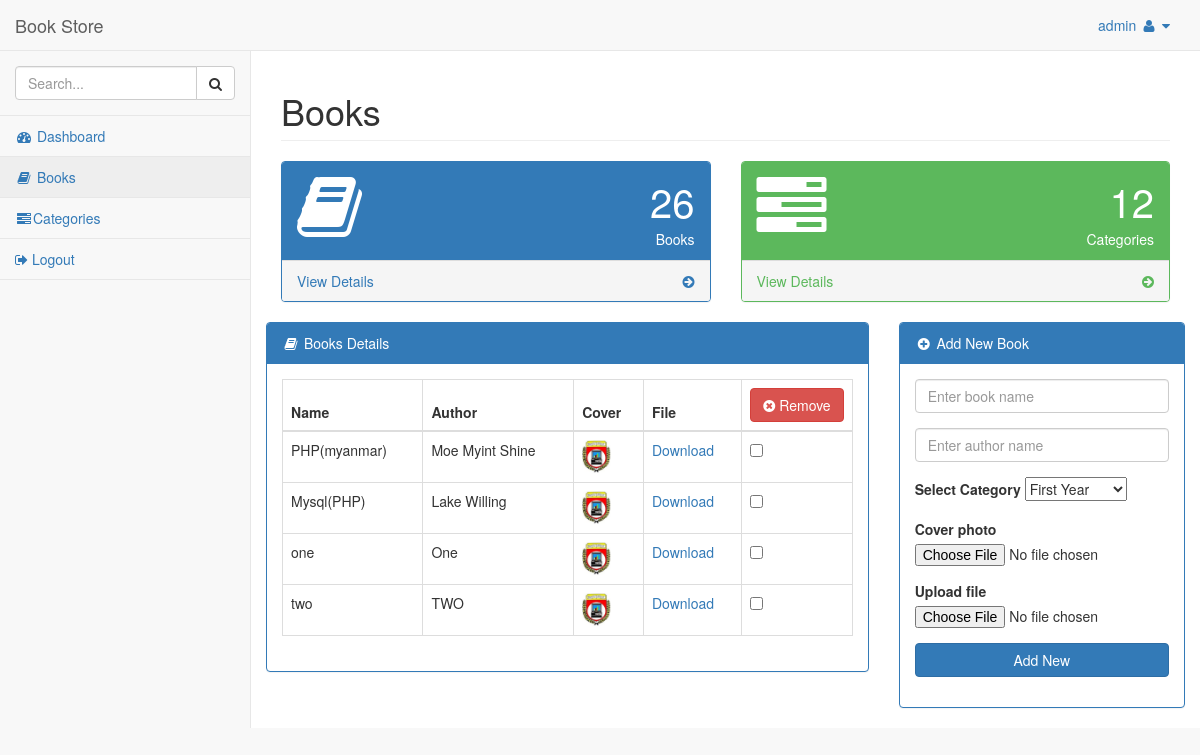
Page /template/book.php (signed in) on the committed database.
### tables this page shows
CREATE TABLE `Books` (
  `id` int(11) NOT NULL,
  `bookName` varchar(255) NOT NULL,
  `authorName` varchar(255) NOT NULL,
  `bookCover` varchar(255) NOT NULL,
  `bookFile` varchar(255) NOT NULL,
  `cat_Id` int(11) NOT NULL,
  `created_date` datetime NOT NULL
);

### config.php (called while the page is built, shortened)
<?php
    class BookstoreUser{
        public function __construct()
        {
            try{
                $this->db=new PDO('mysql:host=localhost;dbname=Bookstore','root','root');
            }catch (PDOException $e){
                die($e);
            }
        }
        public function showCatId(){
          return   $this->db->query("SELECT * FROM catagory");
        }
        public function showBooks(){
            $res=$this->db->query("SELECT * FROM Books");
            return $res;
        }
    }
?>

### template/book.php (the view, shortened to what this page needs)
<?php
include ("../config.php")?>
<!DOCTYPE html>
<html lang="en">
<head>
    <link href="vendor/bootstrap/css/bootstrap.min.css" rel="stylesheet">
    <link href="vendor/metisMenu/metisMenu.min.css" rel="stylesheet">
    <link href="css/sb-admin-2.css" rel="stylesheet">
    <link href="vendor/morrisjs/morris.css" rel="stylesheet">
    <link href="vendor/font-awesome/css/font-awesome.min.css" rel="stylesheet" type="text/css">
</head>
<body>
<div id="wrapper">
    <nav class="navbar navbar-default navbar-static-top" role="navigation" style="margin-bottom: 0">
        <div class="navbar-header">
            <a class="navbar-brand" href="/">Book Store</a>
        </div>
        <ul class="nav navbar-top-links navbar-right">
            <li class="dropdown">
                <a class="dropdown-toggle" data-toggle="dropdown" href="#">
                    <?php
                    echo $_SESSION['login']?>
                    <i class="fa fa-user fa-fw"></i> <i class="fa fa-caret-down"></i>
                </a>
            </li>
        </ul>
        <div class="navbar-default sidebar" role="navigation">
            <div class="sidebar-nav navbar-collapse">
                <ul class="nav" id="side-menu">
                    <li class="sidebar-search">
                        <div class="input-group custom-search-form">
                            <input type="text" class="form-control" placeholder="Search...">
                            <span class="input-group-btn">
                                <button class="btn btn-default" type="button">
                                    <i class="fa fa-search"></i>
                                </button>
                            </span>
                        </div>
                    </li>
                    <li>
                        <a href="dashboard.php"><i class="fa fa-dashboard fa-fw"></i> Dashboard</a>
                    </li>
                    <li>
                        <a href="book.php"><i class="fa fa-book fa-fw"></i> Books</a>
                    </li>
                    <li>
                        <a href="category.php"><i class="fa fa-tasks fa-fw"></i>Categories</a>
                    </li>
                    <li>
                        <a href="#"><i class="fa fa-sign-out"></i> Logout</a>
                    </li>
                </ul>
            </div>
        </div>
    </nav>
    <div id="page-wrapper">
        <div class="row">
            <div class="col-lg-12">
                <h1 class="page-header">Books</h1>
            </div>
        </div>
        <div class="row">
            <div class="col-lg-6 col-md-6">
                <div class="panel panel-primary">
                    <div class="panel-heading">
                        <div class="row">
                            <div class="col-xs-3">
                                <i class="fa fa-book fa-5x"></i>
                            </div>
                            <div class="col-xs-9 text-right">
                                <div class="huge">26</div>
                                <div>Books</div>
                            </div>
                        </div>
                    </div>
                    <a href="book.php">
                        <div class="panel-footer">
                            <span class="pull-left">View Details</span>
                            <span class="pull-right"><i class="fa fa-arrow-circle-right"></i></span>
                            <div class="clearfix"></div>
                        </div>
                    </a>
                </div>
            </div>
            <div class="col-lg-6 col-md-6">
                <div class="panel panel-green">
                    <div class="panel-heading">
                        <div class="row">
                            <div class="col-xs-3">
                                <i class="fa fa-tasks fa-5x"></i>
                            </div>
                            <div class="col-xs-9 text-right">
                                <div class="huge">12</div>
                                <div>Categories</div>
                            </div>
                        </div>
                    </div>
                    <a href="category.php">
                        <div class="panel-footer">
                            <span class="pull-left">View Details</span>
                            <span class="pull-right"><i class="fa fa-arrow-circle-right"></i></span>
                            <div class="clearfix"></div>
                        </div>
                    </a>
                </div>
            </div>
            <div class="row">
                <div class="col-lg-8">
                    <div class="panel panel-primary">
                        <div class="panel-heading">
                            <i class="fa fa-book fa-fw"></i> Books Details
                        </div>
                        <div class="panel-body">
                            <form role="form" action="../removeBook.php" method="post">
                                <div class="table-responsive">
                            <table class="table table-bordered">
                                <thead>
                                <tr>
                                    <th>Name</th>
                                    <th>Author</th>
                                    <th>Cover</th>
                                    <th>File</th>
                                    <th class="col-sm-1"><button type="submit" class="btn btn-block btn-danger"><i class="fa fa-times-circle"></i> Remove</button> </th>
                                </tr>
                                </thead>
                                <tbody>
                                <?php
                                $book=new BookstoreUser();
                                $showBook=$book->showBooks();
                                foreach ($showBook as $row){
                                    ?>
                                    <tr>
                                        <td><?php echo $row['bookName']?></td>
                                        <td><?php echo $row['authorName']?></td>
                                        <td><img src="../bookCover/<?php echo $row['bookCover']?>" width="30px"></td>
                                        <td><a href="../bookFile/<?php echo $row['bookFile']?>">Download</a></td>
                                        <td><input type="checkbox" name="remBook[]" value="<?php echo $row['id']?>"> </td>
                                    </tr>
                                    <?php
                                }
                                ?>
                                </tbody>
                            </table>
                                </div>
                            </form>
                        </div>
                    </div>
                </div>
                <div class="col-lg-4">
                    <div class="panel panel-primary">
                        <div class="panel-heading">
                            <i class="fa fa-plus-circle fa-fw"></i> Add New Book
                        </div>
                        <div class="panel-body">
                            <form role="form" action="../addNewBook.php" method="post" enctype="multipart/form-data">
                                <div class="form-group">
                                    <input class="form-control" type="text" name="bookName" id="bookName" placeholder="Enter book name">
                                </div>
                                <div class="form-group">
                                    <input class="form-control" type="text" name="authorName" id="authorName" placeholder="Enter author name">
                                </div>
                                <div class="form-group">
                                    <label class="control-label">Select Category</label>
                                    <select name="bookCatId">
                                        <?php
                                        $book=new BookstoreUser();
                                        $viewCat=$book->showCatId();
                                        foreach ($viewCat as $row){
                                            ?>
                                            <option value="<?php echo $row['id']?>"><?php echo $row['name']?></option>
                                            <?php
                                        }
                                        ?>
                                    </select>
                                </div>
                                <div class="form-group">
                                    <label class="control-label">Cover photo</label>
                                    <input type="file" name="bookCover" id="bookCover">
                                </div>
                                <div class="form-group">
                                    <label class="control-label">Upload file</label>
                                    <input  type="file" name="bookFile" id="bookFile">
                                </div>
                                <div class="form-group">
                                    <button type="submit" class="btn btn-block btn-primary" name="btnAddBook" id="btnAddBook">Add New</button>
                                </div>
                            </form>
                        </div>
                    </div>
                </div>
            </div>
        </div>
    </div>
</body>
</html>

### template/css/sb-admin-2.css (style rules this page uses)
body { background-color: #f8f8f8; }
#wrapper { width: 100%; }
#page-wrapper { padding: 0 15px; min-height: 568px; background-color: white; }
@media (min-width: 768px) { #page-wrapper { position: inherit; margin: 0 0 0 250px; padding: 0 30px; border-left: 1px solid #e7e7e7; } }
.navbar-top-links { margin-right: 0; }
.navbar-top-links li { display: inline-block; }
.navbar-top-links li:last-child { margin-right: 15px; }
.navbar-top-links li a { padding: 15px; min-height: 50px; }
.sidebar .sidebar-nav.navbar-collapse { padding-left: 0; padding-right: 0; }
.sidebar .sidebar-search { padding: 15px; }
.sidebar ul li { border-bottom: 1px solid #e7e7e7; }
.sidebar ul li a.active { background-color: #eeeeee; }
@media (min-width: 768px) { .sidebar { z-index: 1; position: absolute; width: 250px; margin-top: 51px; } }
.huge { font-size: 40px; }
.panel-green { border-color: #5cb85c; }
.panel-green > .panel-heading { border-color: #5cb85c; color: white; background-color: #5cb85c; }
.panel-green > a { color: #5cb85c; }

### rows in the picture
books: bookName "PHP(myanmar)", authorName "Moe Myint Shine", bookCover (picture)
books: bookName "Mysql(PHP)", authorName "Lake Willing", bookCover (picture)
books: bookName "one", authorName "One", bookCover (picture)
books: bookName "two", authorName "TWO", bookCover (picture)

### other values in the picture
$_SESSION['login'] "admin"
form field bookCatId "First Year"
